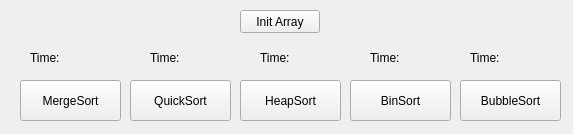
<?xml version="1.0" encoding="UTF-8"?>
<ui version="4.0">
 <class>SortsGraph</class>
 <widget class="QWidget" name="SortsGraph">
  <property name="geometry">
   <rect>
    <x>0</x>
    <y>0</y>
    <width>573</width>
    <height>134</height>
   </rect>
  </property>
  <property name="windowTitle">
   <string>Form</string>
  </property>
  <widget class="QPushButton" name="init">
   <property name="geometry">
    <rect>
     <x>240</x>
     <y>10</y>
     <width>80</width>
     <height>23</height>
    </rect>
   </property>
   <property name="text">
    <string>Init Array</string>
   </property>
  </widget>
  <widget class="QPushButton" name="Merge">
   <property name="geometry">
    <rect>
     <x>20</x>
     <y>80</y>
     <width>101</width>
     <height>41</height>
    </rect>
   </property>
   <property name="text">
    <string>MergeSort</string>
   </property>
  </widget>
  <widget class="QPushButton" name="quick">
   <property name="geometry">
    <rect>
     <x>130</x>
     <y>80</y>
     <width>101</width>
     <height>41</height>
    </rect>
   </property>
   <property name="text">
    <string>QuickSort</string>
   </property>
  </widget>
  <widget class="QPushButton" name="Heap">
   <property name="geometry">
    <rect>
     <x>240</x>
     <y>80</y>
     <width>101</width>
     <height>41</height>
    </rect>
   </property>
   <property name="text">
    <string>HeapSort</string>
   </property>
  </widget>
  <widget class="QPushButton" name="Bin">
   <property name="geometry">
    <rect>
     <x>350</x>
     <y>80</y>
     <width>101</width>
     <height>41</height>
    </rect>
   </property>
   <property name="text">
    <string>BinSort</string>
   </property>
  </widget>
  <widget class="QPushButton" name="pushButton">
   <property name="geometry">
    <rect>
     <x>460</x>
     <y>80</y>
     <width>101</width>
     <height>41</height>
    </rect>
   </property>
   <property name="text">
    <string>BubbleSort</string>
   </property>
  </widget>
  <widget class="QLabel" name="merge">
   <property name="geometry">
    <rect>
     <x>30</x>
     <y>50</y>
     <width>59</width>
     <height>15</height>
    </rect>
   </property>
   <property name="text">
    <string>Time: </string>
   </property>
  </widget>
  <widget class="QLabel" name="quick_2">
   <property name="geometry">
    <rect>
     <x>150</x>
     <y>50</y>
     <width>59</width>
     <height>15</height>
    </rect>
   </property>
   <property name="text">
    <string>Time: </string>
   </property>
  </widget>
  <widget class="QLabel" name="heap">
   <property name="geometry">
    <rect>
     <x>260</x>
     <y>50</y>
     <width>59</width>
     <height>15</height>
    </rect>
   </property>
   <property name="text">
    <string>Time: </string>
   </property>
  </widget>
  <widget class="QLabel" name="Bin_2">
   <property name="geometry">
    <rect>
     <x>370</x>
     <y>50</y>
     <width>59</width>
     <height>15</height>
    </rect>
   </property>
   <property name="text">
    <string>Time: </string>
   </property>
  </widget>
  <widget class="QLabel" name="Buble">
   <property name="geometry">
    <rect>
     <x>470</x>
     <y>50</y>
     <width>59</width>
     <height>15</height>
    </rect>
   </property>
   <property name="text">
    <string>Time: </string>
   </property>
  </widget>
 </widget>
 <resources/>
 <connections/>
</ui>
